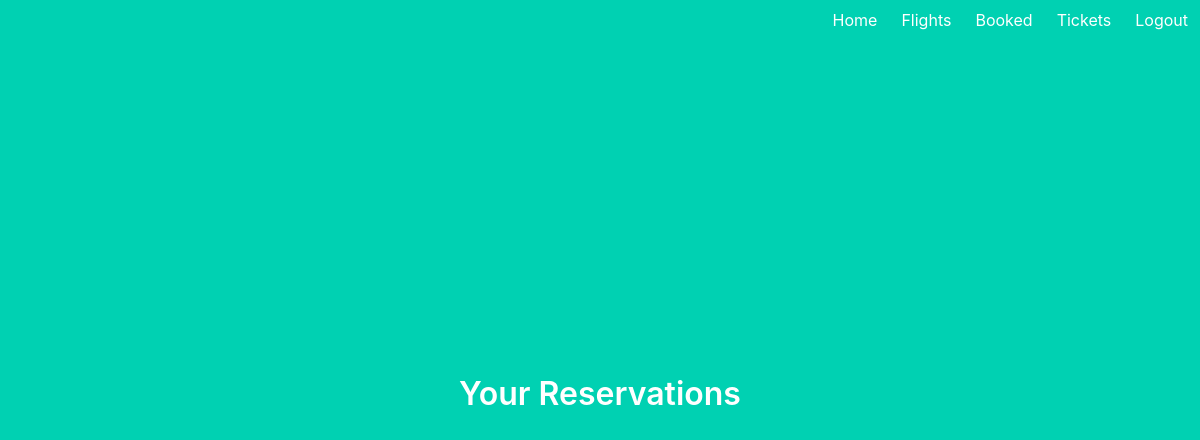
The app's page /dashboard/history (signed in), older data.
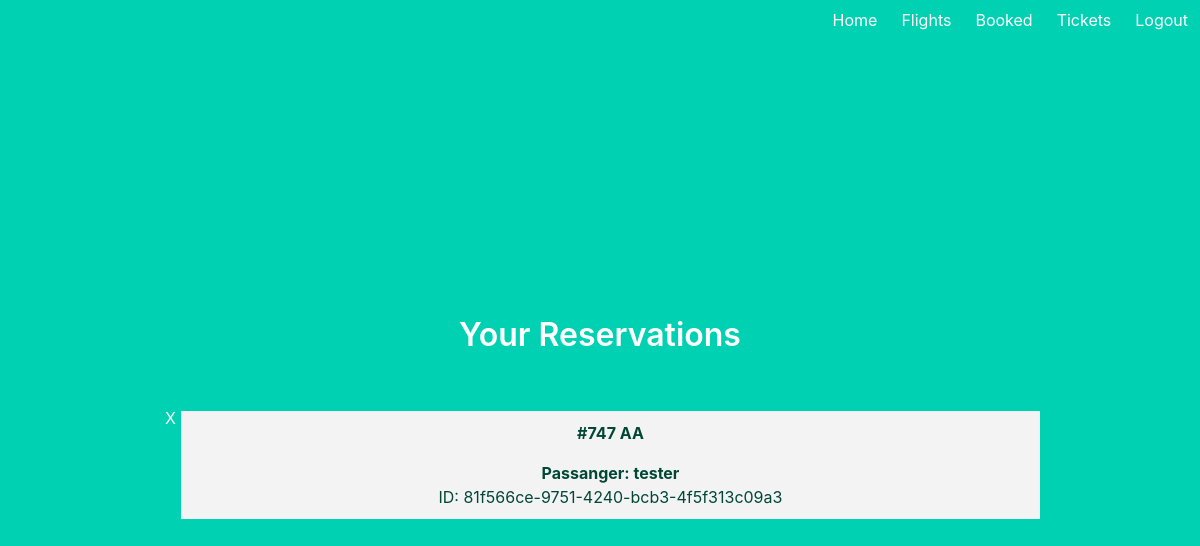
The same page, newer data.
### models.py (models this page shows, shortened)
class Booking(db.Model):
	id = db.Column(db.Integer, primary_key=True)
	name = db.Column(db.String(1000))
	flightCode = db.Column(db.String(100))
	bookingId = db.Column(db.Integer, unique=True)
	def book_history():
		conn = sqlite3.connect('project/db.sqlite')
		conn.row_factory = sqlite3.Row
		history = conn.execute('SELECT * FROM booking').fetchall()
		conn.close()
		return history

### main.py (the view)
@main.route('/dashboard/history')
@login_required
def booking_history():
	history = Booking.book_history()
	return render_template('check_booking.html', history=history)

### __init__.py (called while the page is built)
def create_app():
	app = Flask(__name__)
	app.config['SECRET_KEY'] = 'secret-key-goes-here'
	app.config['SQLALCHEMY_DATABASE_URI'] = 'sqlite:///db.sqlite'
	app.config['SQLALCHEMY_TRACK_MODIFICATIONS'] = True
	db.init_app(app)
	login_manager = LoginManager()
	login_manager.login_view = 'auth.login'
	login_manager.init_app(app)
	from .models import User
	@login_manager.user_loader
	def load_user(user_id):
		return User.query.get(int(user_id))
	from .auth import auth as auth_blueprint
	app.register_blueprint(auth_blueprint)
	from .main import main as main_blueprint
	app.register_blueprint(main_blueprint)
	return app

### templates/check_booking.html
{% extends "base.html" %}
{% block content %}
    <h1 class="title">
      Your Reservations
    </h1>
    <br />
    <div class="content">
        {% for h in history %}
        <a href="{{ url_for('main.cancel', flightCode=h.flightCode, bookingId=h.bookingId) }}">X</a>
        <a href="{{ url_for('main.ticket', bookingId=h.bookingId) }}" class="flight">
            <p><b>#{{ h.flightCode }}</b></p>
            <b>
                <p class="name">Passanger: {{ h.name }}</p>
            </b>
            <p>ID: {{ h.bookingId }}</p>
        </a>
        {% endfor %}
    </div>
{% endblock%}

Row changes from the older to the newer data that the page shows:
added Booking: flightCode "747 AA", name "tester", bookingId "81f566ce-9751-4240-bcb3-4f5f313c09a3"
